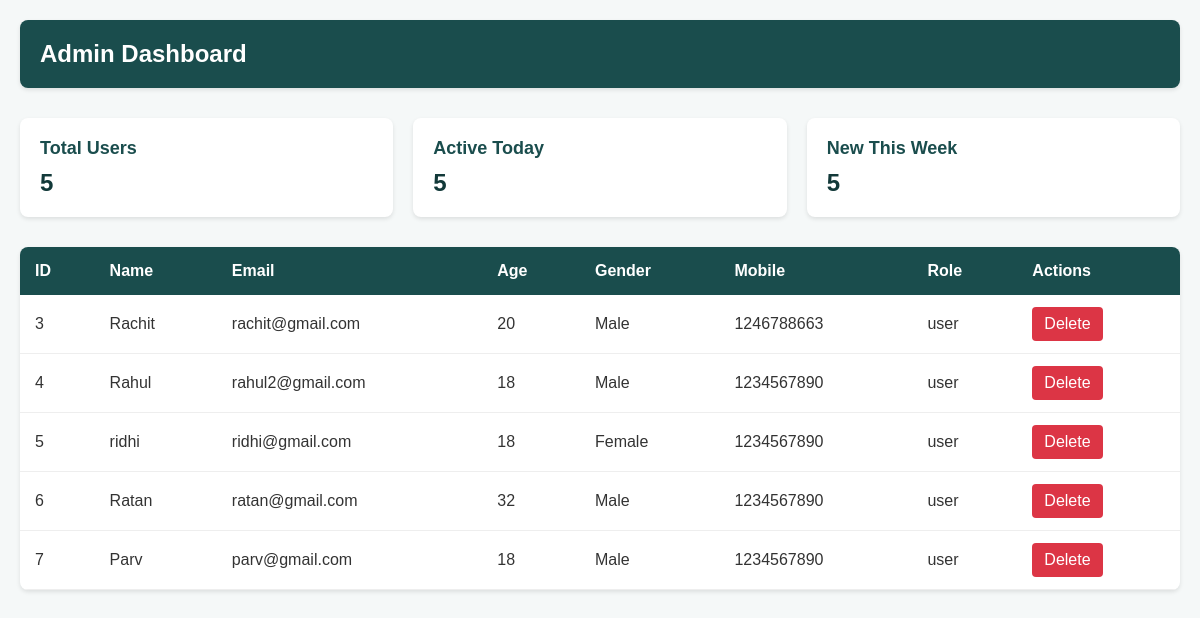
The page /admin (signed in) on the database its author committed.
### app.py (models this page shows, shortened)
class User(db.Model, UserMixin):
    _tablename_ = "user"
    id = db.Column(db.Integer, primary_key=True)
    name = db.Column(db.String(150), nullable=False)
    email = db.Column(db.String(150), unique=True, nullable=False)
    age = db.Column(db.Integer, nullable=True)
    gender = db.Column(db.String(150), nullable=True)
    password_hash = db.Column(db.String(256), nullable=False)
    mobile = db.Column(db.String(15), nullable=False)
    role = db.Column(db.String(50), nullable=False, default='user')

### app.py (the view)
@app.route('/admin')
@login_required
@admin_required
def admin():
    users = User.query.filter(User.role != 'admin').all()
    return render_template("data.html", users=users)

### app.py (called while the page is built)
def admin_required(func):
    @wraps(func)
    def wrapper(*args, **kwargs):
        if not current_user.is_authenticated or current_user.role != 'admin':
            flash("Access denied! Admin privileges required.", "danger")
            return redirect(url_for('home'))  # This is currently redirecting to 'home'
        return func(*args, **kwargs)
    return wrapper

@login_manager.user_loader
def load_user(user_id):
    return User.query.get(int(user_id))

### templates/data.html (shortened to what this page needs)
<!DOCTYPE html>
<html lang="en">
<head>
</head>
<body>
    <div class="admin-container">
        <div class="admin-header">
            <h2>Admin Dashboard</h2>
        </div>
        <div class="admin-stats">
            <div class="stat-card">
                <h3>Total Users</h3>
                <p>{{ users|length }}</p>
            </div>
            <div class="stat-card">
                <h3>Active Today</h3>
                <p>{{ users|length }}</p>
            </div>
            <div class="stat-card">
                <h3>New This Week</h3>
                <p>{{ users|length }}</p>
            </div>
        </div>
        {% if users %}
        <div class="data-table">
            <table>
                <thead>
                    <tr>
                        <th>ID</th>
                        <th>Name</th>
                        <th>Email</th>
                        <th>Age</th>
                        <th>Gender</th>
                        <th>Mobile</th>
                        <th>Role</th>
                        <th>Actions</th>
                    </tr>
                </thead>
                <tbody>
                    {% for user in users %}
                    <tr>
                        <td>{{ user.id }}</td>
                        <td>{{ user.name }}</td>
                        <td>{{ user.email }}</td>
                        <td>{{ user.age }}</td>
                        <td>{{ user.gender }}</td>
                        <td>{{ user.mobile }}</td>
                        <td>{{ user.role }}</td>
                        <td>
                            <div class="action-buttons">
                                <a href="{{ url_for('delete', id=user.id) }}" class="btn btn-danger"
                                    onclick="return confirm('Are you sure you want to delete this user?')">Delete</a>
                            </div>
                        </td>
                    </tr>
                    {% endfor %}
                </tbody>
            </table>
        </div>
        {% else %}
        <div class="empty-state">
            <p>No registered users found.</p>
        </div>
        {% endif %}
    </div>
</body>
</html>

### templates/data.html (style rules this page uses)
:root { --primary-color: #1a4d4d; --primary-light: #2a6363; --primary-dark: #123939; --accent-color: #e6f2f2; --text-light: #ffffff; --text-dark: #333333; --danger-color: #dc3545; --warning-color: #ffc107; }
body { margin: 0; padding: 0; font-family: 'Arial', sans-serif; background-color: #f5f8f8; color: var(--text-dark); }
.admin-container { max-width: 1200px; margin: 0 auto; padding: 20px; }
.admin-header { background-color: var(--primary-color); color: var(--text-light); padding: 20px; border-radius: 8px; margin-bottom: 30px; box-shadow: 0 2px 4px rgba(0, 0, 0, 0.1); }
.admin-header h2 { margin: 0; font-size: 24px; }
.admin-stats { display: grid; grid-template-columns: repeat(auto-fit, minmax(250px, 1fr)); gap: 20px; margin-bottom: 30px; }
.stat-card { background-color: var(--text-light); padding: 20px; border-radius: 8px; box-shadow: 0 2px 4px rgba(0, 0, 0, 0.1); transition: transform 0.2s; }
.stat-card h3 { color: var(--primary-color); margin: 0 0 10px 0; font-size: 18px; }
.stat-card p { font-size: 24px; font-weight: bold; margin: 0; color: var(--primary-dark); }
.data-table { background-color: var(--text-light); border-radius: 8px; box-shadow: 0 2px 4px rgba(0, 0, 0, 0.1); overflow: hidden; }
table { width: 100%; border-collapse: collapse; }
th { background-color: var(--primary-color); color: var(--text-light); padding: 15px; text-align: left; font-weight: 600; }
td { padding: 12px 15px; border-bottom: 1px solid #eee; }
.action-buttons { display: flex; gap: 10px; }
.btn { padding: 8px 12px; border-radius: 4px; text-decoration: none; font-weight: 500; transition: opacity 0.2s; }
.btn-danger { background-color: var(--danger-color); color: var(--text-light); }

### rows shown on the page
User: id "3", name "Rachit", email "rachit@gmail.com", age "20", gender "Male", mobile "1246788663", role "user"
User: id "4", name "Rahul", email "rahul2@gmail.com", age "18", gender "Male", mobile "1234567890", role "user"
User: id "5", name "ridhi", email "ridhi@gmail.com", age "18", gender "Female", mobile "1234567890", role "user"
User: id "6", name "Ratan", email "ratan@gmail.com", age "32", gender "Male", mobile "1234567890", role "user"
User: id "7", name "Parv", email "parv@gmail.com", age "18", gender "Male", mobile "1234567890", role "user"

### other values the page prints
{{ users|length }} "5"
